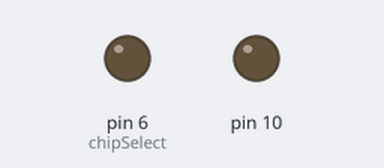
Simulated run of this sketch. Board: Arduino Pro Mini, built with avr-gcc and run on an emulated ATmega328P. Parts: output pins drawn as LEDs (lit = HIGH).

Above: at 0.1 s.
At 0.6 s:
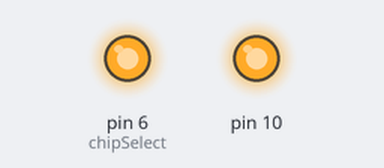
Timing chart, 0 to 2.1 s (numbered marks = the images above):
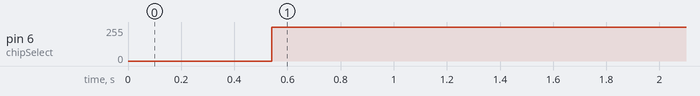

Measured:
- by itself, pin 6 (chipSelect): 0/255 → 255/255 at 0.54 s

The sketch:

sketch_jun07a.ino
```cpp
// P04 S6E18 code arduino pour tester le ADE9000

// !!!!!  3.3 V tolerant !!!!
//le code est utilisé sur un arduino pro mini fonctionnant à 3.3 V
//Un arduino à 5V ne peut pas fonctionner même avec un diviseur de tension. Il y à un mismatch entre le Voh du ADE et le Vih du arduino alimenté à 5V.

#include <SPI.h>

//  Les constantes,variables et registres pour le ADE9000

#define PF_CMD 0x2168
#define THD_CMD 0x2178
#define AV_CMD 0x20B8
#define AI_CMD 0x20A8
#define AVRMS_CMD 0x20D8
#define AIRMS_CMD 0x20C8
#define RUN_CMD 0x4808  //pour enable le DSP
#define LAST_CMD  0x4AE8
#define ACCMODE_CMD_WRITE 0x4920  //pour set la fréquence fondammentale
#define ACCMODE_CMD_READ 0x4928
#define VLEVEL_CMD  0x40F0  //pour set niveau nominal tension

#define EP_CFG_CMD_WRITE  0x4B00  //pour disable le no load timer et enable power accumulation
#define EP_CFG_CMD_READ 0x4B08

#define CONFIG0_CMD_READ  0x0608
#define CONFIG0_CMD_WRITE 0x0600
#define ZX_LP_SEL_CMD_READ  0x49A8 //pour set la mesure de periode sur 1 seule phase
#define ZX_LP_SEL_CMD_WRITE 0x49A0
#define WFB_CFG_READ 0x4A08 // Registre de config du waveform buffer
#define WFB_CFG_WRITE 0x4A00
#define MASK0_CFG_READ 0x4058 // Registre des masques des interruptions
#define MASK0_CFG_WRITE 0x4050
#define CONFIG1_CFG_READ 0x4818 // Configuration générale
#define CONFIG1_CFG_WRITE 0x4810

#define STATUS0_CMD 0x4028

#define CONV_PF_THD 0.000000007450580597
#define FULL_SCALE_I_V_RMS  52702092 // Datasheet p.28
#define FULL_SCALE_I_V  74532013 // Datasheet p.31
#define V_NOMINAL 120
#define V_CORR  1.188 //facteur correction pour que la "tension nominal" soit lu avec le condo de 10uF
#define I_NOMINAL 5
#define I_CORR  1.1 //facteur correction pour que le "courant nominal" soit lu avec le condo de 10uF

float THD=0.0f;  //en %
float PF=0.0f;
float I=0.0f;
float V=0.0f;
float IRMS=0.0f;
float VRMS=0.0f;

//Les constantes et variables pour le arduino
#define chipSelect 6
#define TIMER_LECTURE 1000  //en ms
unsigned long last_millis=0; //permet de faire comme un timer qui ne bloque pas le code (voir fonction millis() d'arduino)
unsigned long temp=0;
unsigned short temp16=0;

//Les prototypes
void afficher_resultats();  //propre au arduino
unsigned long lecture_registre(short nb_bytes,unsigned short cmd_hdr); //dequoi de similaire pour notre application Atmel
void enable_dsp();  //enable le dsp (RUN=1)
void ecriture_registre(short nb_bytes,unsigned short cmd_hdr,unsigned long val);
void lire_pf();
void lire_thd();
void lire_av();
void lire_ai();
void lire_avrms();
void lire_airms();

void setup() {
  Serial.begin(115200); //pour la console avec arduino

  delay(500); //permet le setting des registres et du crystal (50ms aurait été plus précis mais moins safe) voir p.7 userguide

  SPI.begin();
  SPI.setDataMode (SPI_MODE3);  //voir datasheet ADE. Clock idle high et les bits sont lues sur les fronts montants
  pinMode(chipSelect,OUTPUT);

  //Configuration du ADE9000
  temp16=lecture_registre(2,ACCMODE_CMD_READ);  //config fréquence
  ecriture_registre(2,ACCMODE_CMD_WRITE,(temp16|0x0100));

  ecriture_registre(4,VLEVEL_CMD,0x00117514);//config VLEVEL nominal (1Vp)

  temp16=lecture_registre(2,EP_CFG_CMD_READ);//disable no load timer
  ecriture_registre(2,EP_CFG_CMD_WRITE,(temp16|0xE000));

  temp16=lecture_registre(2,ZX_LP_SEL_CMD_READ);  //set la phase A comme référence pour la mesure de la période
  ecriture_registre(2,ZX_LP_SEL_CMD_WRITE,(temp16&0xFFC0));

  enable_dsp(); //dernière étape de la config du ADE9000

  temp16=lecture_registre(2,EP_CFG_CMD_READ);//enable power accumulation (ne pas faire en même temps que le no-load timer)
  ecriture_registre(2,EP_CFG_CMD_WRITE,(temp16|0x0001));

  temp16=lecture_registre(2, WFB_CFG_READ);
  temp16 |= 0x300; // WF_SRC = 11 // 8ksp/s avec dsp
  temp16 &= ~0x20; // WF_CAP_SEL = 0 // 128 pts/cycle
  temp16 |= 0x10; // WF_CAP_EN = 0 // Pas de capture
  ecriture_registre(2, WFB_CFG_WRITE, temp16);

  temp=lecture_registre(4, MASK0_CFG_READ);
  temp |= 0x8000; // Activer l'interruption DREADY lorsqu'il y a un sample
  ecriture_registre(4, MASK0_CFG_WRITE, temp);

  temp16 = lecture_registre(2, CONFIG1_CFG_READ);
  temp16 |= 0xC; // CF4_CFG = 11 // CF4 est connecté à DREADY
  ecriture_registre(2, CONFIG1_CFG_WRITE, temp16);

  //attachInterrupt(digitalPinToInterrupt(2), afficher_VI, FALLING);
}

void afficher_VI()
{
  lire_av();
  lire_ai();
  Serial.print(V,3);
  Serial.print(' ');
  Serial.print(I,3);
  Serial.print('\n');
}

void loop() {


}

void enable_dsp()// (RUN=1)
{
  digitalWrite(chipSelect,LOW);

  SPI.transfer(0x48); //choisi RUN register pour write
  SPI.transfer(0x00);

  SPI.transfer(0x00);
  SPI.transfer(0x01); //enable DSP for mesurement
  digitalWrite(chipSelect,HIGH);
}

void ecriture_registre(short nb_bytes,unsigned short cmd_hdr,unsigned long val)
{
  // cmd_hdr: 16bits non signé incluant le bit3=0 pour le write
  //val: 32 bits où les 16 msb sont des don't care si nb_bytes
  byte msb=cmd_hdr>>8;
  byte lsb=(cmd_hdr<<8)>>8;

  byte byte1=0;
  byte byte2=0;
  byte byte3=0;
  byte byte4=0;

  if (nb_bytes==2)
  {
    byte1=val>>8;//isole les bytes et supprime les don't care qui seraient non-nul
    byte2=(val<<8)>>8;
  }
  else
  {
    byte1=val>>24;//isole les bytes et supprime les don't care qui seraient non-nul
    byte2=(val<<8)>>24;
    byte3=(val<<16)>>24;
    byte4=(val<<24)>>24;
  }
  digitalWrite(chipSelect,LOW);
  SPI.transfer(msb);  //le command header
  SPI.transfer(lsb);

  SPI.transfer(byte1);  //la valeur à écrire
  SPI.transfer(byte2);
  if (nb_bytes==4)
  {
    SPI.transfer(byte3);
    SPI.transfer(byte4);
  }
  digitalWrite(chipSelect,HIGH);
}
unsigned long lecture_registre(short nb_bytes,unsigned short cmd_hdr)  //faire quelque chose de similaire pour notre application
{
  // cmd_hdr: 16bits non signé incluant le bit3=1 pour le read

  unsigned long result=0;
  byte newbyte=0;
  byte msb=cmd_hdr>>8;
  byte lsb=(cmd_hdr<<8)>>8;

  digitalWrite(chipSelect,LOW);
  SPI.transfer(msb);
  SPI.transfer(lsb);
  result=SPI.transfer(0x00);  //écriture bidon pour lire
  nb_bytes--;

  while (nb_bytes>0)
  {
    result=result<<8; //decale tout d'un byte
    newbyte=SPI.transfer(0x00);
    result=result | newbyte;  //combine le vieux stock avec le newbyte
    nb_bytes--;
  }
  digitalWrite(chipSelect,HIGH);
  return result;
}

void lire_pf()
{
    temp=lecture_registre(4,PF_CMD);
    PF=(float)temp * CONV_PF_THD;
}

void lire_thd()
{
    temp=lecture_registre(4,THD_CMD);
    THD=(float)temp * 100 * CONV_PF_THD;
}

void lire_avrms()
{
    temp=lecture_registre(4,AVRMS_CMD); //lecture tension
    VRMS=((float)temp/(float)FULL_SCALE_I_V_RMS)*V_NOMINAL*V_CORR;
}

void lire_airms()
{
    temp=lecture_registre(4,AIRMS_CMD); //lecture courant
    IRMS=((float)temp/(float)FULL_SCALE_I_V_RMS)*I_NOMINAL*I_CORR;
}

void lire_av()
{
    // lecture dans un entier signé
    long temp = lecture_registre(4,AV_CMD); //lecture tension
    V = ((float)temp/(float)FULL_SCALE_I_V)*V_NOMINAL*V_CORR;
}

void lire_ai()
{
    // lecture dans un entier signé
    long temp = lecture_registre(4,AI_CMD); //lecture courant
    I = ((float)temp/(float)FULL_SCALE_I_V)*I_NOMINAL*I_CORR;
}

void afficher_resultats() //propre au arduino
{
  Serial.print('\n');
  Serial.print("Le taux de distorsion harmonique : ");
  Serial.print(THD,3);
  Serial.print(" %");
  Serial.print('\n');
  Serial.print("Le facteur de puissance: ");
  Serial.print(PF,3);
  Serial.print('\n');
  Serial.print("La tension RMS: ");
  Serial.print(VRMS,3);
  Serial.print(" V");
  Serial.print('\n');
  Serial.print("Le courant RMS: ");
  Serial.print(IRMS,3);
  Serial.print(" A");
  Serial.print('\n');

}
```
